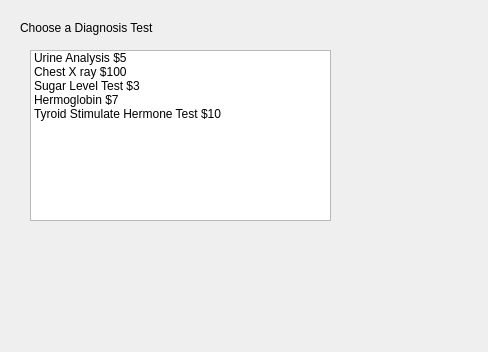
<?xml version="1.0" encoding="UTF-8"?>
<ui version="4.0">
 <class>Dialog</class>
 <widget class="QDialog" name="Dialog">
  <property name="geometry">
   <rect>
    <x>0</x>
    <y>0</y>
    <width>488</width>
    <height>352</height>
   </rect>
  </property>
  <property name="windowTitle">
   <string>Dialog</string>
  </property>
  <widget class="QLabel" name="label">
   <property name="geometry">
    <rect>
     <x>20</x>
     <y>20</y>
     <width>201</width>
     <height>16</height>
    </rect>
   </property>
   <property name="text">
    <string>Choose a Diagnosis Test</string>
   </property>
  </widget>
  <widget class="QLabel" name="labelResult">
   <property name="geometry">
    <rect>
     <x>30</x>
     <y>290</y>
     <width>401</width>
     <height>20</height>
    </rect>
   </property>
   <property name="text">
    <string/>
   </property>
  </widget>
  <widget class="QListWidget" name="listWidget">
   <property name="geometry">
    <rect>
     <x>30</x>
     <y>50</y>
     <width>301</width>
     <height>171</height>
    </rect>
   </property>
   <item>
    <property name="text">
     <string>Urine Analysis $5</string>
    </property>
   </item>
   <item>
    <property name="text">
     <string>Chest X ray $100</string>
    </property>
   </item>
   <item>
    <property name="text">
     <string>Sugar Level Test $3</string>
    </property>
   </item>
   <item>
    <property name="text">
     <string>Hermoglobin $7</string>
    </property>
   </item>
   <item>
    <property name="text">
     <string>Tyroid Stimulate Hermone Test $10</string>
    </property>
   </item>
  </widget>
 </widget>
 <resources/>
 <connections/>
</ui>
